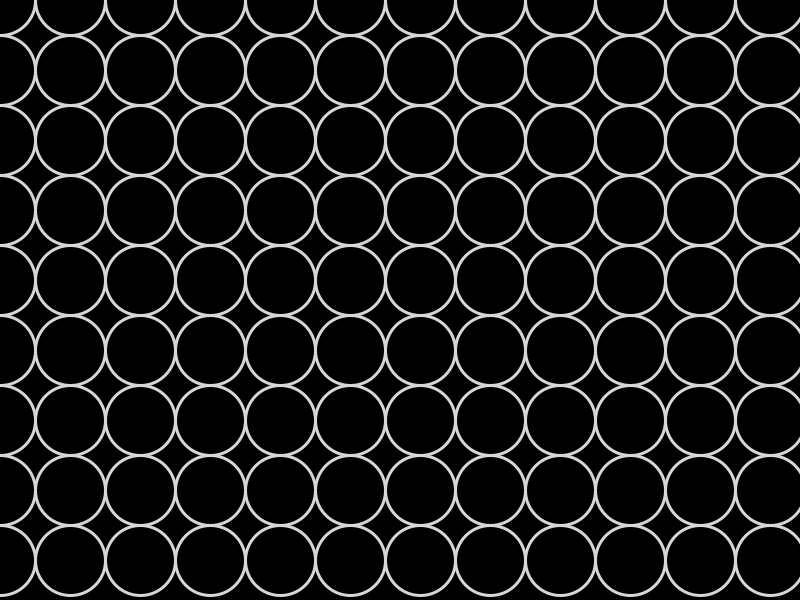
Frame 1 (no input)
Frame 60 (the mouse pressed at the canvas centre just before this capture): identical to frame 1, image omitted
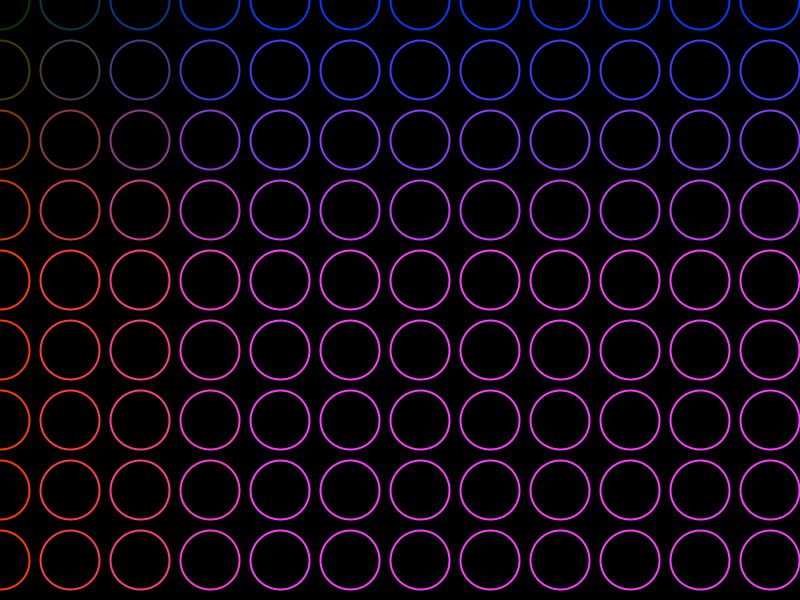
Frame 120 (the mouse held since frame 60 and released just before this capture)

The Processing sketch that drew these frames (run headless with seeded random() and noise(); from frame 60 on, the mouse is pressed at the canvas centre):

// Processing sketch: Valdes_Maria_Examen
// ── Valdes_Maria_Examen.pde
int d=0; //circulos
int s=70; //diametro de los circulos
boolean dibujaAlgo= false;

void setup() {
  size(800, 600);
}
void draw() {
  background(0);
  if (mousePressed) {
    background(0);
    for (int i =0; i<=width; i=i+s) {
      for (int j =0; j<=height; j=j+s) {
        noFill();
        strokeWeight(2);
        stroke(j, d, i);
        ellipse(i, j, d, d);
      }
    }
    d=d+1;
  } else {
    for (int i =0; i<=width; i=i+s) {
      for (int j =0; j<=height; j=j+s) {
        noFill();
        strokeWeight(3);
        stroke(215);
        ellipse(i, j, s, s);
      }
    }
  }
  if (dibujaAlgo) {
    miDibujo(mouseX, mouseY);
  }
}

void miDibujo(float x, float y) {
  stroke (random(255), random(255), random(255));
  strokeWeight(10);
  stroke(random(255), random(255), random (255));
  noFill();
  arc(415,340,400,400,1.5,3.5); //arco 1 abajo izq
  stroke(random(255),random(255),random(255));
  arc(400,310,400,400,3.14,8.25); //arco grande derecha
  stroke(random(255), random(255), random(255));
  arc(360,350,400,400,4.5,6.5); //arco de adentro
  stroke(random(255),random(255),random(255));
 ellipse(300,250,100,100); //circulo
}

void keyPressed() { 
  dibujaAlgo = !dibujaAlgo; //dibujo se pare con una tecla
}
